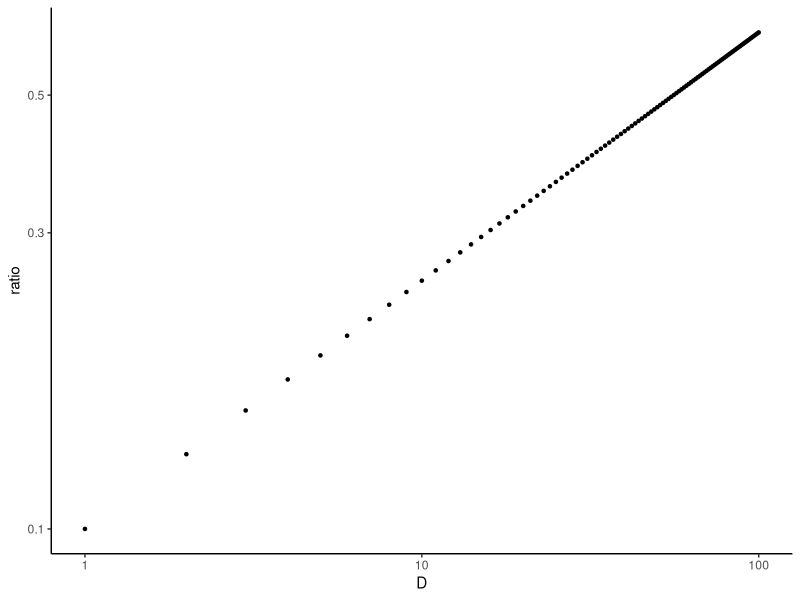

Write the R code that produced this figure.
library(tidyverse)
D <- seq(1,100, 1)
A_fast <- 1000*D^-1.8
A_slow <- 10000*D^-2.2 
ratio <- A_fast/A_slow 
data <- as_tibble(cbind(D, A_fast, A_slow, ratio))
data
ggplot(data = data, aes(x = D, y = ratio)) +
  geom_point(shape =20)+
  scale_y_log10() +
  scale_x_log10() + theme_classic()
#slope should be 0.4
lm1 <- lm(log(ratio) ~ log(D), data = data)
summary(lm1) #bingo
#log(D)       4.000e-01